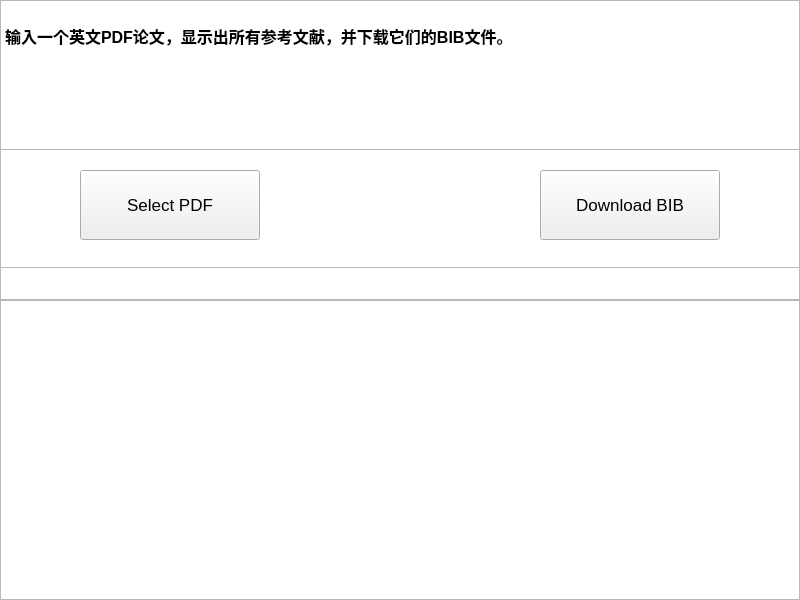
<?xml version="1.0" encoding="UTF-8"?>
<ui version="4.0">
 <class>MainWindow</class>
 <widget class="QMainWindow" name="MainWindow">
  <property name="geometry">
   <rect>
    <x>0</x>
    <y>0</y>
    <width>800</width>
    <height>600</height>
   </rect>
  </property>
  <property name="minimumSize">
   <size>
    <width>800</width>
    <height>600</height>
   </size>
  </property>
  <property name="maximumSize">
   <size>
    <width>800</width>
    <height>600</height>
   </size>
  </property>
  <property name="font">
   <font>
    <pointsize>12</pointsize>
   </font>
  </property>
  <property name="windowTitle">
   <string>PDF2BIB</string>
  </property>
  <property name="windowIcon">
   <iconset resource="../resources/background.qrc">
    <normaloff>:/icon.ico</normaloff>:/icon.ico</iconset>
  </property>
  <property name="unifiedTitleAndToolBarOnMac">
   <bool>false</bool>
  </property>
  <widget class="QWidget" name="centralwidget">
   <widget class="QPushButton" name="OpenPDFFile">
    <property name="geometry">
     <rect>
      <x>80</x>
      <y>170</y>
      <width>180</width>
      <height>70</height>
     </rect>
    </property>
    <property name="font">
     <font>
      <pointsize>13</pointsize>
     </font>
    </property>
    <property name="styleSheet">
     <string notr="true">background-color: rgba(255, 255, 255, .7)</string>
    </property>
    <property name="text">
     <string>Select PDF</string>
    </property>
   </widget>
   <widget class="QTextBrowser" name="Profile">
    <property name="geometry">
     <rect>
      <x>0</x>
      <y>0</y>
      <width>800</width>
      <height>150</height>
     </rect>
    </property>
    <property name="styleSheet">
     <string notr="true">background-color: rgba(255, 255, 255, .7)</string>
    </property>
    <property name="html">
     <string>&lt;!DOCTYPE HTML PUBLIC &quot;-//W3C//DTD HTML 4.0//EN&quot; &quot;http://www.w3.org/TR/REC-html40/strict.dtd&quot;&gt;
&lt;html&gt;&lt;head&gt;&lt;meta name=&quot;qrichtext&quot; content=&quot;1&quot; /&gt;&lt;style type=&quot;text/css&quot;&gt;
p, li { white-space: pre-wrap; }
&lt;/style&gt;&lt;/head&gt;&lt;body style=&quot; font-family:'SimSun'; font-size:9pt; font-weight:400; font-style:normal;&quot;&gt;
&lt;p style=&quot; margin-top:0px; margin-bottom:0px; margin-left:0px; margin-right:0px; -qt-block-indent:0; text-indent:0px;&quot;&gt;&lt;span style=&quot; font-size:12pt;&quot;&gt;	&lt;/span&gt;&lt;/p&gt;
&lt;p style=&quot; margin-top:0px; margin-bottom:0px; margin-left:0px; margin-right:0px; -qt-block-indent:0; text-indent:0px;&quot;&gt;&lt;span style=&quot; font-size:12pt; font-weight:600;&quot;&gt;输入一个英文PDF论文，显示出所有参考文献，并下载它们的BIB文件。&lt;/span&gt;&lt;/p&gt;&lt;/body&gt;&lt;/html&gt;</string>
    </property>
   </widget>
   <widget class="QTextBrowser" name="OutPrint">
    <property name="geometry">
     <rect>
      <x>0</x>
      <y>300</y>
      <width>800</width>
      <height>300</height>
     </rect>
    </property>
    <property name="styleSheet">
     <string notr="true">background-color: rgba(255, 255, 255, .7)</string>
    </property>
   </widget>
   <widget class="QPushButton" name="DownloadBIB">
    <property name="geometry">
     <rect>
      <x>540</x>
      <y>170</y>
      <width>180</width>
      <height>70</height>
     </rect>
    </property>
    <property name="font">
     <font>
      <pointsize>13</pointsize>
     </font>
    </property>
    <property name="styleSheet">
     <string notr="true">background-color: rgba(255, 255, 255, .7)</string>
    </property>
    <property name="text">
     <string>Download BIB</string>
    </property>
   </widget>
   <widget class="QListView" name="listView">
    <property name="geometry">
     <rect>
      <x>0</x>
      <y>0</y>
      <width>800</width>
      <height>600</height>
     </rect>
    </property>
    <property name="styleSheet">
     <string notr="true">background-image:url(:/background.jpg)url(:/background.jpg)</string>
    </property>
   </widget>
   <widget class="QTextBrowser" name="Doing">
    <property name="geometry">
     <rect>
      <x>0</x>
      <y>267</y>
      <width>800</width>
      <height>33</height>
     </rect>
    </property>
    <property name="font">
     <font>
      <pointsize>12</pointsize>
      <weight>75</weight>
      <bold>true</bold>
     </font>
    </property>
    <property name="styleSheet">
     <string notr="true">background-color: rgba(255, 255, 255, .7)</string>
    </property>
   </widget>
   <zorder>listView</zorder>
   <zorder>OpenPDFFile</zorder>
   <zorder>Profile</zorder>
   <zorder>OutPrint</zorder>
   <zorder>DownloadBIB</zorder>
   <zorder>Doing</zorder>
  </widget>
 </widget>
 <resources>
  <include location="../resources/background.qrc"/>
 </resources>
 <connections/>
</ui>
